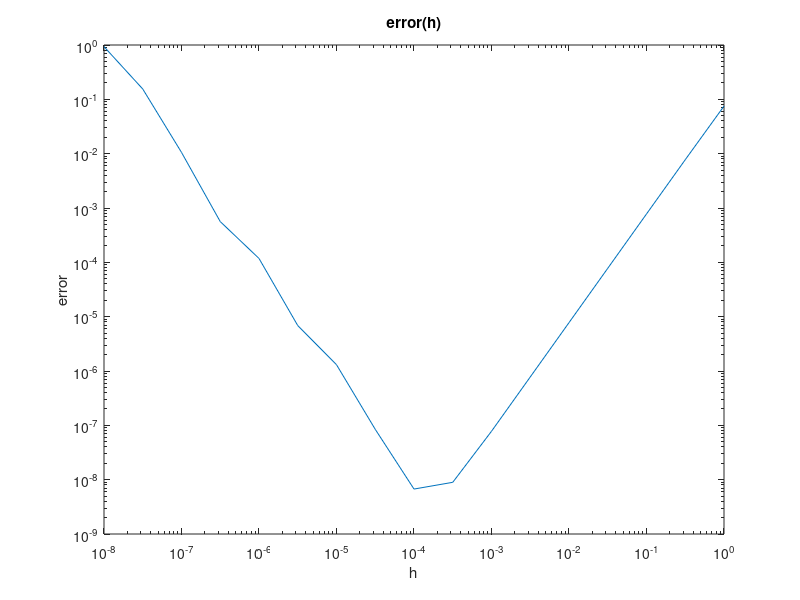

This chart was generated by the following MATLAB code:
format long

h_array = [];
error_array = [];
fpp_theory = -sin(1.2)
for k = 0:.5:8
    h = 10^(-k)
    x = 1.2;
    fpp_exp = 1/h/h*(sin(x+h)-2*sin(x)+sin(x-h))
    error_array = [error_array, abs(fpp_theory - fpp_exp)]
    h_array = [h_array, h]
end
loglog(h_array, error_array)
hold on
title(sprintf("error(h)"))
xlabel('h')
ylabel('error')
hold off
saveas(gcf, 'C:\\Users\\Pavel\\Documents\\MATLAB\\hw3\\pic\\error.png');
